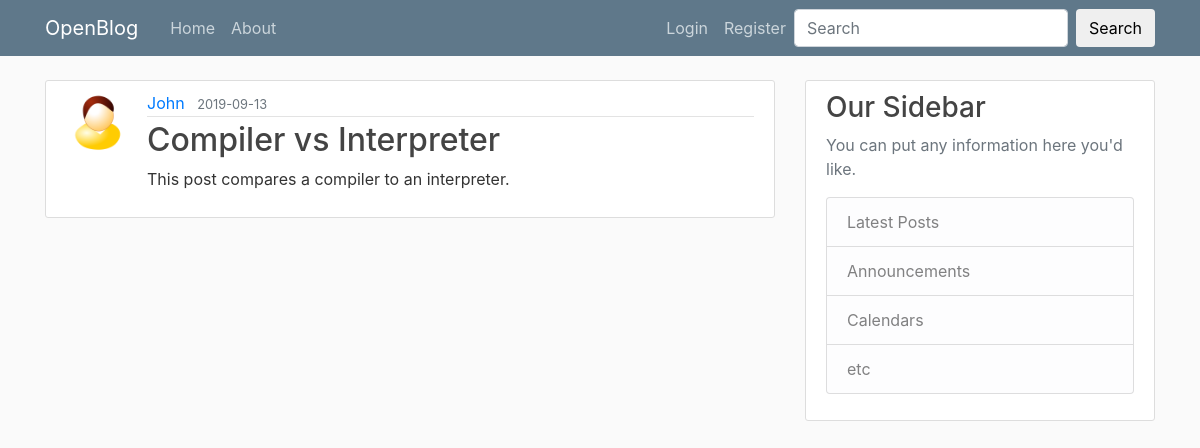
Screenshot of /post/3 with the database file from the repository.
### flaskblog/models.py (models this page shows, shortened)
class User(db.Model, UserMixin):
    id = db.Column(db.Integer, primary_key=True)
    username = db.Column(db.String(20), unique=True, nullable=False)
    email = db.Column(db.String(120), unique=True, nullable=False)
    image_file = db.Column(db.String(20), nullable=False, default='default.png')
    password = db.Column(db.String(60), nullable=False)
    posts = db.relationship('Post', backref='author', lazy=True)

class Post(db.Model):
    __searchable__= ['title', 'content']
    id = db.Column(db.Integer, primary_key=True)
    title = db.Column(db.String(100), nullable=False)
    date_posted = db.Column(db.DateTime, nullable=False, default=datetime.utcnow)
    content = db.Column(db.Text, nullable=False)
    user_id = db.Column(db.Integer, db.ForeignKey('user.id'), nullable=False)

### flaskblog/routes.py (the view)
@app.route("/post/<int:post_id>")
def post(post_id):
    post = Post.query.get_or_404(post_id)
    return render_template('post.html', title=post.title, post=post)

### flaskblog/templates/post.html (shortened to what this page needs)
<!DOCTYPE html>
{% extends "layout.html" %}
{% block content %}
  <article class="media content-section">
    <img class="rounded-circle article-img" src="{{ url_for('static', filename='avatar/' + post.author.image_file) }}">
    <div class="media-body">
      <div class="article-metadata">
        <a class="mr-2" href="{{url_for('user_posts', username=post.author.username)}}">{{ post.author.username }}</a>
        <small class="text-muted">{{ post.date_posted.strftime('%Y-%m-%d') }}</small>
      </div>
      <h2 class="article-title">{{ post.title }}</h2>
      <p class="article-content">{{ post.content }}</p>
    </div>
  </article>
{% endblock content %}

### flaskblog/static/main.css (style rules this page uses)
body { background: #fafafa; color: #333333; margin-top: 5rem; }
h1, h2, h3, h4, h5, h6 { color: #444444; }
.content-section { background: #ffffff; padding: 10px 20px; border: 1px solid #dddddd; border-radius: 3px; margin-bottom: 20px; }
.article-title { color: #444444; }
.article-content { white-space: pre-line; }
.article-img { height: 65px; width: 65px; margin-right: 16px; }
.article-metadata { padding-bottom: 1px; margin-bottom: 4px; border-bottom: 1px solid #e3e3e3 }

### rows the page displays
User: image_file (placeholder picture), author.username "John"
Post: date_posted "2019-09-13", title "Compiler vs Interpreter", content "This post compares a compiler to an interpreter."
